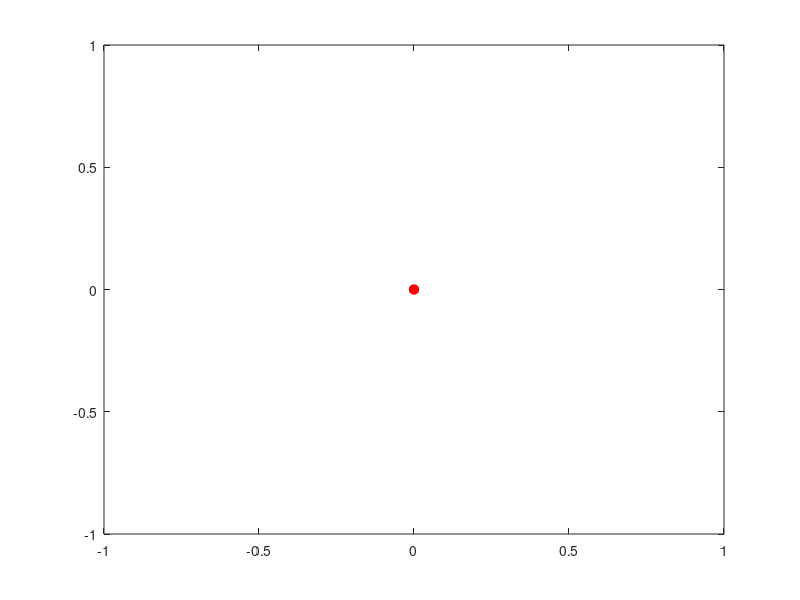

The MATLAB source for this figure:
function initalize_balls_plot()

    ball_plot_struct = struct();
    ball_plot_struct.line_plot = plot(0,0,'k','linewidth',2);
    ball_plot_struct.point_plot = plot(0,0,'ro','markerfacecolor','r','markersize',7);
    
end